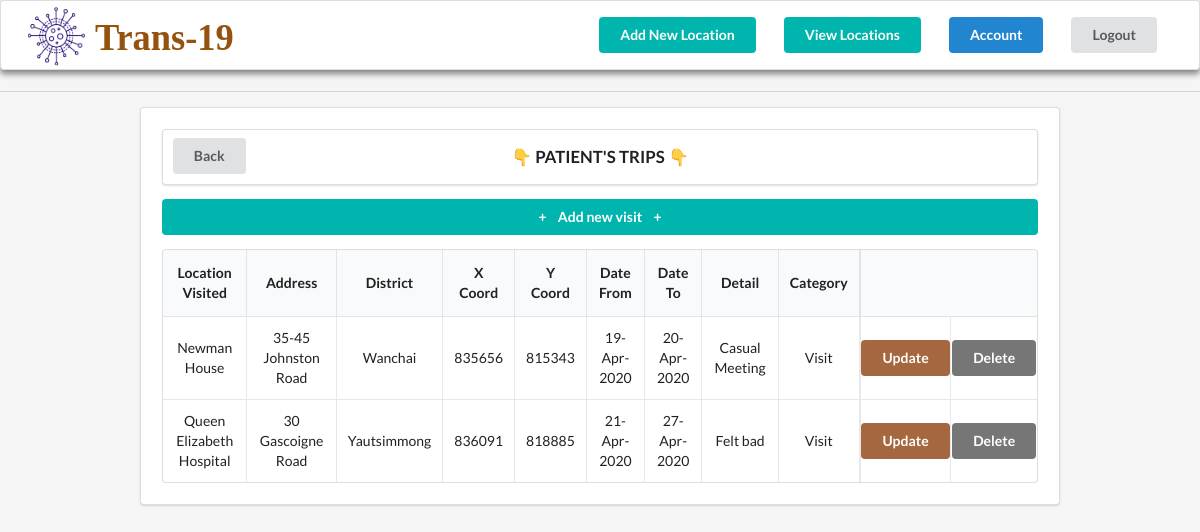
The app's page /patient/45/ (signed in) with its own data.
### trans_19/models.py (models this page shows, shortened)
class Visit(models.Model):
    patient = models.ForeignKey(Patient, on_delete=models.CASCADE)
    location = models.ForeignKey(Location, on_delete=models.CASCADE, null=True, blank=True)
    date_From = models.DateField('Date From (YYYY-MM-DD)')
    date_To = models.DateField('Date To (YYYY-MM-DD)')
    details = models.CharField(max_length=70)
    category = models.CharField(max_length=9, choices=VISIT_CHOICES)

class Location(models.Model):
    name = models.CharField('Location Visited', max_length=70)
    address = models.CharField(max_length=70)
    district = models.CharField(max_length=17, choices=DISTRICTS_CHOICES)
    xCoord = models.IntegerField('X Coordinate')
    yCoord = models.IntegerField('Y Coordinate')
    category = models.CharField(max_length=9, choices=VISIT_CHOICES)

### trans_19/views.py (the view)
# urls.py: path('patient/<int:patient>/', PatientDetailView.as_view(),
class PatientDetailView(LoginRequiredMixin, TemplateView):
    template_name = 'patients/patient_trips.html'
    def get_context_data(self, **kwargs):
        patient = self.kwargs['patient']
        context = super().get_context_data(**kwargs)
        context['visit_list'] = Visit.objects.filter(patient__pk=patient)
        context['patient'] = Patient.objects.get(pk=patient)
        return context

### trans_19/templates/patients/patient_trips.html
{% extends "patients/index.html" %}
{% block content %}
<div class="ui divider"></div>
<div class="ui segment" style="margin:0 10em; padding: 1.5em;">
  <div class="ui segment" style="font-weight: 700; font-size: 1.2em; position: relative; padding: 0;">
    <a href="{%url 'trans_19_home'%}">
      <div class="ui button" style="position:absolute; left:0px; margin: 0.6em 0 0 0.7em">Back</div>
    </a>
    <div class="cent" style="margin: 0 auto; text-align: center; padding: 1em 0;">👇 PATIENT'S TRIPS 👇</div>
  </div>
  <div>
    <a class="ui teal button" href="{%url 'trans_19_addPatientVisit' patient.id %}" style="width: 100%;">+<span
        style="margin:0 0.8em">Add new
        visit</span>+</a>
  </div>
  <table class="ui celled table" style="text-align: center;">
    <thead>
      <tr>
        <th>Location Visited</th>
        <th>Address</th>
        <th>District</th>
        <th>X Coord</th>
        <th>Y Coord</th>
        <th>Date From</th>
        <th>Date To</th>
        <th>Detail</th>
        <th>Category</th>
        <th colspan="2" style="border-left:0.2em solid rgba(34,36,38,.1);"></th>
      </tr>
    </thead>
    <tbody>
      {% for visit in visit_list %}
      <tr>
        <td data-label="NameLocation">{{visit.location.name}}</td>
        <td data-label="Address">{{visit.location.address}}</td>
        <td data-label="District">{{visit.location.district|capfirst}}</td>
        <td data-label="xCoord">{{visit.location.xCoord}}</td>
        <td data-label="yCoord">{{visit.location.yCoord}}</td>
        <td data-label="DateFrom">{{visit.date_From|date:"d-M-Y"}}</td>
        <td data-label="DateTo">{{visit.date_To|date:"d-M-Y"}}</td>
        <td data-label="Details">{{visit.details}}</td>
        <td data-label="Category">{{visit.location.category|capfirst}}</td>
        <td style="border-left:0.2em solid rgba(34,36,38,.1); padding-left:0.05em; padding-right:0.05em; "><a
            class="ui brown button" href="{%url 'trans_19_updatePatientVisit' patient.id visit.id %}"
            style="margin:0">Update</a>
        </td>
        <td style="padding-left:0.05em; padding-right:0.05em;"><a class="ui grey button"
            href="{%url 'trans_19_deletePatientVisit' patient.id visit.id %}" style="margin:0">Delete</a>
        </td>
      </tr>
      {% endfor %}
    </tbody>
  </table>
</div>
{% endblock content %}

### trans_19/static/main.css (style rules this page uses)
.table { display: table; margin: 0 auto; }

### records on screen
Visit: location.name "Newman House", location.address "35-45 Johnston Road", location.district "Wanchai", location.xCoord "835656", location.yCoord "815343", date_From "19-Apr-2020", date_To "20-Apr-2020", details "Casual Meeting", location.category "Visit"
Visit: location.name "Queen Elizabeth Hospital", location.address "30 Gascoigne Road", location.district "Yautsimmong", location.xCoord "836091", location.yCoord "818885", date_From "21-Apr-2020", date_To "27-Apr-2020", details "Felt bad", location.category "Visit"
